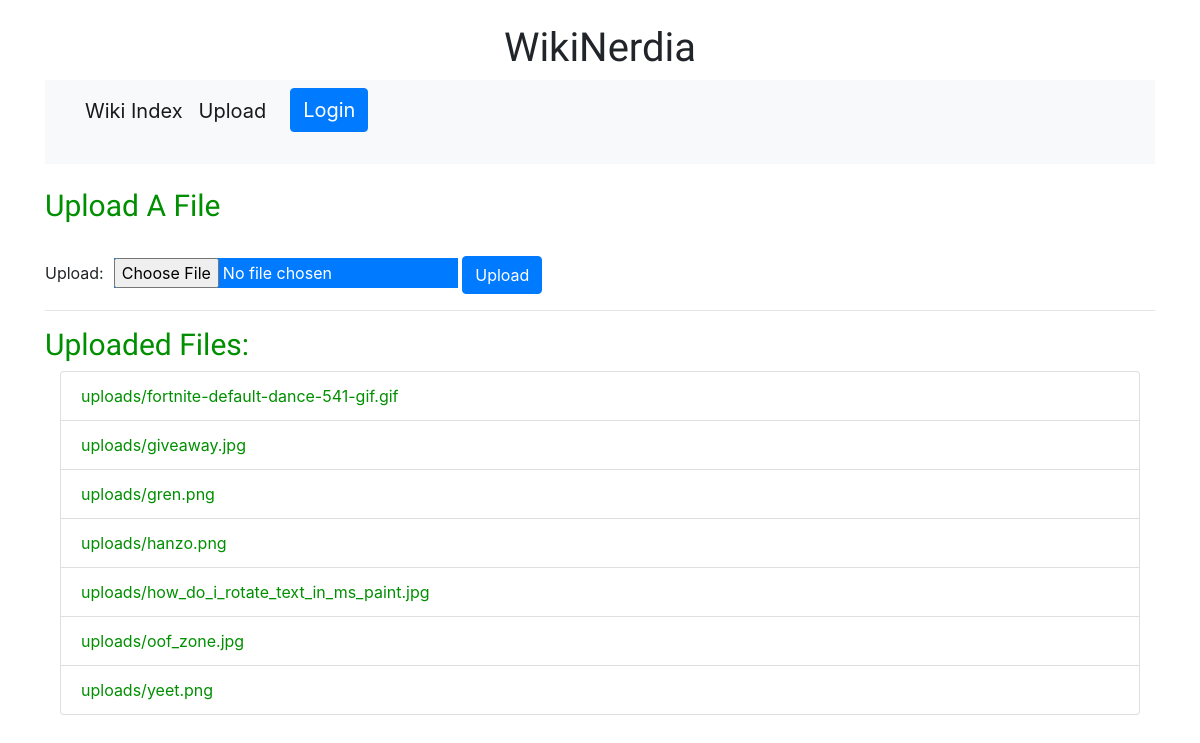
Page /wiki/upload/ on the earlier database version.
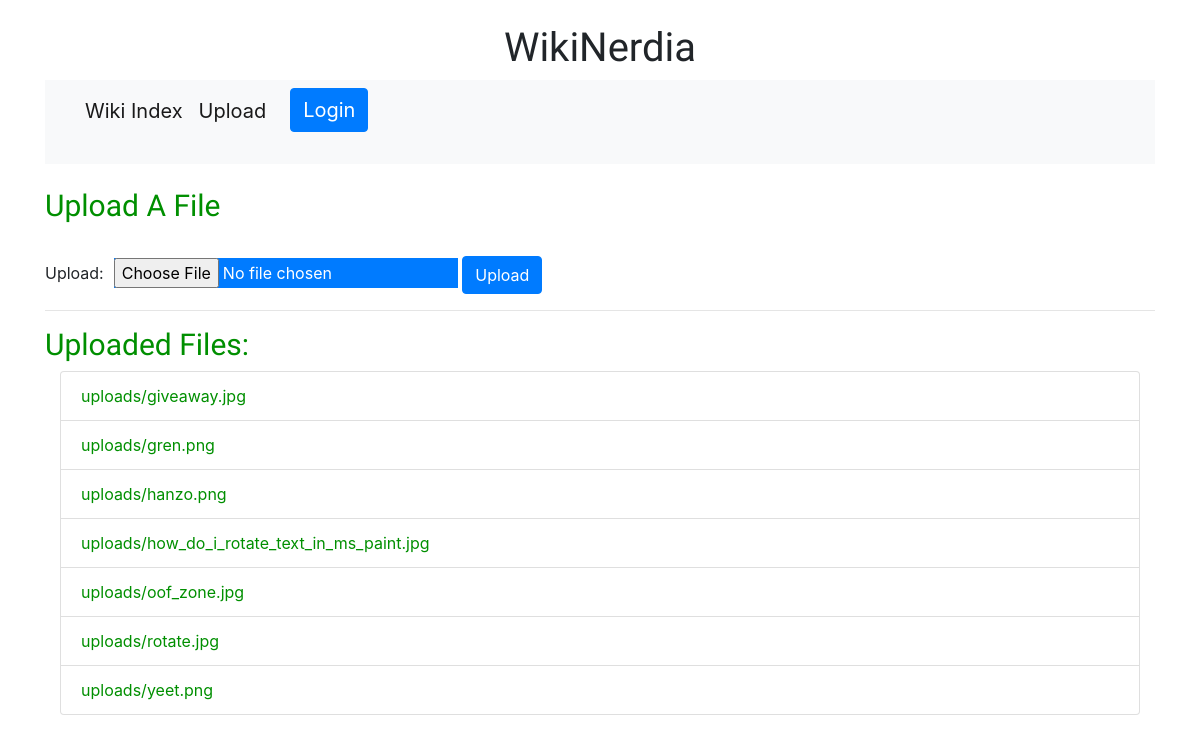
Same page on the later database version.
### wiki/models.py (models this page shows, shortened)
class UserFileUpload(models.Model):
    upload = models.FileField(upload_to='uploads/')

### wiki/views.py (the view)
# urls.py: path('upload/', views.upload_file, name='upload_page' ),
def upload_file(request):
    context = {}
    if request.method == 'POST':
        form = UploadFileForm(request.POST, request.FILES)
        if form.is_valid():
            form.save()
    else:
        form = UploadFileForm()
    context['form'] = form
    context['files'] = UserFileUpload.objects.all().order_by('upload')
    return render(request, 'wiki/upload.html', context)

### wiki/forms.py
class UploadFileForm(ModelForm):
    class Meta:
        model = UserFileUpload
        fields = ['upload' ]

### wiki/templates/wiki/upload.html (shortened to what this page needs)
{% extends 'wiki/base.html' %}
{% load static %}
    {% block content %}
    <nav class="navbar navbar-expand-lg navbar-light bg-light">
        <div class="collapse navbar-collapse" id="navbarSupportedContent">
            <ul class="navbar-nav mr-auto">
                <li class="nav-item active">
                    <a class="nav-link" href="{% url 'wiki:index' %}" style="font-size: 20px;">Wiki Index</a>
                </li>
                <li class="nav-item active">
                    <a class="nav-link" href="{% url 'wiki:upload_page' %}" style="font-size: 20px;">Upload</a>
                </li>
                <li class="nav-item active">
                    <a class="nav-link" href="#"><span class="sr-only">(current)</span></a>
                </li>
                <li>
                    {% if user.is_authenticated %}
                    <a href="{% url 'wiki:logout' %}" class="btn btn-danger"
                        style="align-self: right; font-size: 20px;">Logout</a><br><br>
                    {% else %}
                    <a href="{% url 'wiki:logout' %}" class="btn btn-primary" style="font-size: 20px;">Login</a><br>
                    <br>
                    {% endif %}
                </li>
            </ul>
        </div>
    </nav>
    <br>
    <h2 style="font-size: 30px;">Upload A File</h2><br>
    <form method="POST" enctype="multipart/form-data" action="/wiki/upload/">
        <label for="id_upload">Upload: </label><input class="btn-primary" type="file" name="upload" required="" id="id_upload" style="margin: 0 0 0 10px;">
        <input class="btn btn-primary" type="submit" value="Upload">
    </form>
<hr />
<section>
    <h2 style="font-size: 30px;">Uploaded Files:</h2>
    <div class="container">
        {% if files %}
        <ul class="list-group" id="listorder">
            {% for file in files %}
            <li class="list-group-item"><a href="{{file.upload.url}}">{{file.upload.name}}</a></li>
            {% endfor %}
        </ul>
        {% else %}
        <p>No uploaded files</p>
        {% endif %}
    </div>
</section>
{% endblock %}

### wiki/templates/wiki/base.html (shortened to what this page needs)
{% load static %}
<!DOCTYPE html>
<html>
<head>
    <header>
        <link rel="stylesheet" href="https://stackpath.bootstrapcdn.com/bootstrap/4.3.1/css/bootstrap.min.css"
>
        <link rel="stylesheet" type="text/css" href="{% static 'wiki/style.css' %}">
        <link href="https://fonts.googleapis.com/css?family=Days+One" rel="stylesheet"><br>
        <h1 style="text-align: center;">WikiNerdia</h1>
    </header>
</head>
<body class="container">
    {% block content %}No content provided{% endblock %}
</body>
</html>

### wiki/static/wiki/style.css (style rules this page uses)
li a { color: rgb(0, 143, 0); }
body { background: rgb(255, 255, 255); }
h1 { font-family: 'Days One', sans-serif; }
h2 { font-family: 'Days One', sans-serif; font-size: 15px; color: rgb(0, 143, 0); }

Differences in the rows shown:
removed UserFileUpload: upload.name "uploads/fortnite-default-dance-541-gif.gif"
added UserFileUpload: upload.name "uploads/rotate.jpg"
